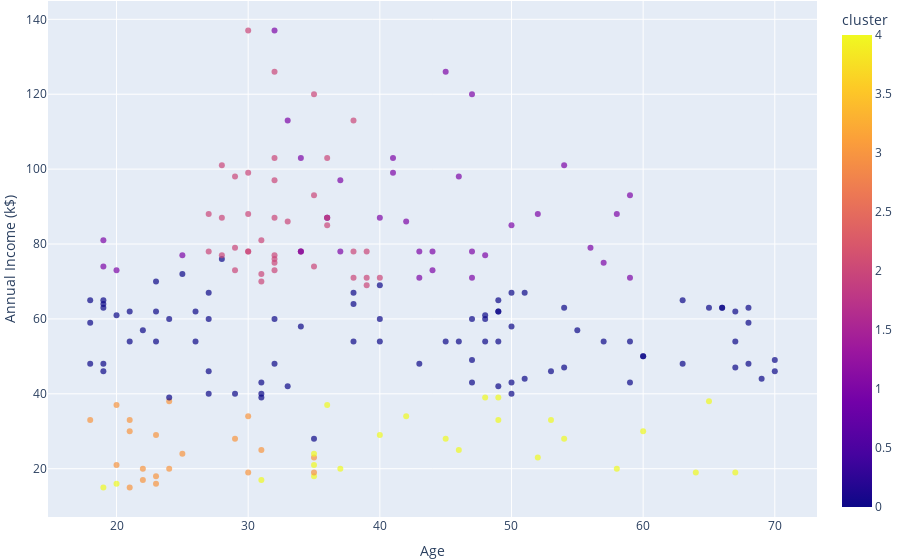

The code cell stored with this chart in its notebook:
### Code cell
fig = px.scatter(X, x='Age', y='Annual Income (k$)', color='cluster', opacity=0.7)
fig.update_layout(margin=dict(l=1, r=1, b=1, t=1))

### Figure 1 — Plotly figure (JSON) as saved in the notebook; plotly's stock layout.template omitted (floating-point values rounded to 4 significant figures; data arrays with more than 128 entries replaced by an {"elided": "..."} marker saying what was removed)
{"data": [{"hovertemplate": "Age=%{x}<br>Annual Income (k$)=%{y}<br>cluster=%{marker.color}<extra></extra>", "legendgroup": "", "marker": {"color": {"elided": "200 int values"}, "coloraxis": "coloraxis", "opacity": 0.7, "symbol": "circle"}, "mode": "markers", "name": "", "orientation": "v", "showlegend": false, "type": "scatter", "x": {"elided": "200 int values"}, "xaxis": "x", "y": {"elided": "200 int values"}, "yaxis": "y"}], "layout": {"coloraxis": {"colorbar": {"title": {"text": "cluster"}}, "colorscale": [[0, "#0d0887"], [0.1111, "#46039f"], [0.2222, "#7201a8"], [0.3333, "#9c179e"], [0.4444, "#bd3786"], [0.5556, "#d8576b"], [0.6667, "#ed7953"], [0.7778, "#fb9f3a"], [0.8889, "#fdca26"], [1, "#f0f921"]]}, "legend": {"tracegroupgap": 0}, "margin": {"b": 1, "l": 1, "r": 1, "t": 1}, "xaxis": {"anchor": "y", "domain": [0, 1], "title": {"text": "Age"}}, "yaxis": {"anchor": "x", "domain": [0, 1], "title": {"text": "Annual Income (k$)"}}}}
